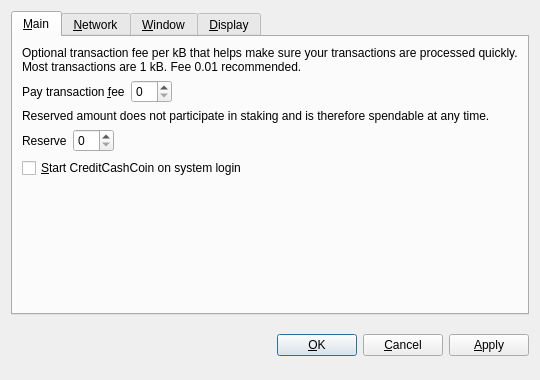
<?xml version="1.0" encoding="UTF-8"?>
<ui version="4.0">
 <class>OptionsDialog</class>
 <widget class="QDialog" name="OptionsDialog">
  <property name="geometry">
   <rect>
    <x>0</x>
    <y>0</y>
    <width>540</width>
    <height>380</height>
   </rect>
  </property>
  <property name="windowTitle">
   <string>Options</string>
  </property>
  <property name="modal">
   <bool>true</bool>
  </property>
  <layout class="QVBoxLayout" name="verticalLayout">
   <item>
    <widget class="QTabWidget" name="tabWidget">
     <property name="tabPosition">
      <enum>QTabWidget::North</enum>
     </property>
     <property name="currentIndex">
      <number>0</number>
     </property>
     <widget class="QWidget" name="tabMain">
      <attribute name="title">
       <string>&amp;Main</string>
      </attribute>
      <layout class="QVBoxLayout" name="verticalLayout_Main">
       <item>
        <widget class="QLabel" name="transactionFeeInfoLabel">
         <property name="text">
          <string>Optional transaction fee per kB that helps make sure your transactions are processed quickly. Most transactions are 1 kB. Fee 0.01 recommended.</string>
         </property>
         <property name="textFormat">
          <enum>Qt::PlainText</enum>
         </property>
         <property name="wordWrap">
          <bool>true</bool>
         </property>
        </widget>
       </item>
       <item>
        <layout class="QHBoxLayout" name="horizontalLayoutFee">
         <item>
          <widget class="QLabel" name="transactionFeeLabel">
           <property name="text">
            <string>Pay transaction &amp;fee</string>
           </property>
           <property name="textFormat">
            <enum>Qt::PlainText</enum>
           </property>
           <property name="buddy">
            <cstring>transactionFee</cstring>
           </property>
          </widget>
         </item>
         <item>
          <widget class="BitcoinAmountField" name="transactionFee"/>
         </item>
         <item>
          <spacer name="horizontalSpacerFee">
           <property name="orientation">
            <enum>Qt::Horizontal</enum>
           </property>
           <property name="sizeHint" stdset="0">
            <size>
             <width>40</width>
             <height>20</height>
            </size>
           </property>
          </spacer>
         </item>
        </layout>
       </item>
       <item>
        <widget class="QLabel" name="reserveBalanceInfoLabel">
         <property name="text">
          <string>Reserved amount does not participate in staking and is therefore spendable at any time.</string>
         </property>
         <property name="textFormat">
          <enum>Qt::PlainText</enum>
         </property>
         <property name="wordWrap">
          <bool>true</bool>
         </property>
        </widget>
       </item>
       <item>
        <layout class="QHBoxLayout" name="horizontalLayoutReserveBalance">
         <item>
          <widget class="QLabel" name="reserveBalanceLabel">
           <property name="text">
            <string>Reserve</string>
           </property>
           <property name="textFormat">
            <enum>Qt::PlainText</enum>
           </property>
           <property name="buddy">
            <cstring>reserveBalance</cstring>
           </property>
          </widget>
         </item>
         <item>
          <widget class="BitcoinAmountField" name="reserveBalance"/>
         </item>
         <item>
          <spacer name="horizontalSpacerReserveBalance">
           <property name="orientation">
            <enum>Qt::Horizontal</enum>
           </property>
           <property name="sizeHint" stdset="0">
            <size>
             <width>40</width>
             <height>20</height>
            </size>
           </property>
          </spacer>
         </item>
        </layout>
       </item>
       <item>
        <widget class="QCheckBox" name="bitcoinAtStartup">
         <property name="toolTip">
          <string>Automatically start CreditCashCoin after logging in to the system.</string>
         </property>
         <property name="text">
          <string>&amp;Start CreditCashCoin on system login</string>
         </property>
        </widget>
       </item>
       <item>
        <spacer name="verticalSpacer_Main">
         <property name="orientation">
          <enum>Qt::Vertical</enum>
         </property>
         <property name="sizeHint" stdset="0">
          <size>
           <width>20</width>
           <height>40</height>
          </size>
         </property>
        </spacer>
       </item>
      </layout>
     </widget>
     <widget class="QWidget" name="tabNetwork">
      <attribute name="title">
       <string>&amp;Network</string>
      </attribute>
      <layout class="QVBoxLayout" name="verticalLayout_Network">
       <item>
        <widget class="QCheckBox" name="mapPortUpnp">
         <property name="toolTip">
          <string>Automatically open the CreditCashCoin client port on the router. This only works when your router supports UPnP and it is enabled.</string>
         </property>
         <property name="text">
          <string>Map port using &amp;UPnP</string>
         </property>
        </widget>
       </item>
       <item>
        <widget class="QCheckBox" name="connectSocks">
         <property name="toolTip">
          <string>Connect to the CreditCashCoin network through a SOCKS proxy (e.g. when connecting through Tor).</string>
         </property>
         <property name="text">
          <string>&amp;Connect through SOCKS proxy:</string>
         </property>
        </widget>
       </item>
       <item>
        <layout class="QHBoxLayout" name="horizontalLayout_Network">
         <item>
          <widget class="QLabel" name="proxyIpLabel">
           <property name="text">
            <string>Proxy &amp;IP:</string>
           </property>
           <property name="textFormat">
            <enum>Qt::PlainText</enum>
           </property>
           <property name="buddy">
            <cstring>proxyIp</cstring>
           </property>
          </widget>
         </item>
         <item>
          <widget class="QValidatedLineEdit" name="proxyIp">
           <property name="maximumSize">
            <size>
             <width>140</width>
             <height>16777215</height>
            </size>
           </property>
           <property name="toolTip">
            <string>IP address of the proxy (e.g. 127.0.0.1)</string>
           </property>
          </widget>
         </item>
         <item>
          <widget class="QLabel" name="proxyPortLabel">
           <property name="text">
            <string>&amp;Port:</string>
           </property>
           <property name="textFormat">
            <enum>Qt::PlainText</enum>
           </property>
           <property name="buddy">
            <cstring>proxyPort</cstring>
           </property>
          </widget>
         </item>
         <item>
          <widget class="QLineEdit" name="proxyPort">
           <property name="maximumSize">
            <size>
             <width>55</width>
             <height>16777215</height>
            </size>
           </property>
           <property name="toolTip">
            <string>Port of the proxy (e.g. 9050)</string>
           </property>
          </widget>
         </item>
         <item>
          <widget class="QLabel" name="socksVersionLabel">
           <property name="text">
            <string>SOCKS &amp;Version:</string>
           </property>
           <property name="textFormat">
            <enum>Qt::PlainText</enum>
           </property>
           <property name="buddy">
            <cstring>socksVersion</cstring>
           </property>
          </widget>
         </item>
         <item>
          <widget class="QValueComboBox" name="socksVersion">
           <property name="toolTip">
            <string>SOCKS version of the proxy (e.g. 5)</string>
           </property>
          </widget>
         </item>
         <item>
          <spacer name="horizontalSpacer_Network">
           <property name="orientation">
            <enum>Qt::Horizontal</enum>
           </property>
           <property name="sizeHint" stdset="0">
            <size>
             <width>40</width>
             <height>20</height>
            </size>
           </property>
          </spacer>
         </item>
        </layout>
       </item>
       <item>
        <spacer name="verticalSpacer_Network">
         <property name="orientation">
          <enum>Qt::Vertical</enum>
         </property>
         <property name="sizeHint" stdset="0">
          <size>
           <width>20</width>
           <height>40</height>
          </size>
         </property>
        </spacer>
       </item>
      </layout>
     </widget>
     <widget class="QWidget" name="tabWindow">
      <attribute name="title">
       <string>&amp;Window</string>
      </attribute>
      <layout class="QVBoxLayout" name="verticalLayout_Window">
       <item>
        <widget class="QCheckBox" name="minimizeToTray">
         <property name="toolTip">
          <string>Show only a tray icon after minimizing the window.</string>
         </property>
         <property name="text">
          <string>&amp;Minimize to the tray instead of the taskbar</string>
         </property>
        </widget>
       </item>
       <item>
        <widget class="QCheckBox" name="minimizeOnClose">
         <property name="toolTip">
          <string>Minimize instead of exit the application when the window is closed. When this option is enabled, the application will be closed only after selecting Quit in the menu.</string>
         </property>
         <property name="text">
          <string>M&amp;inimize on close</string>
         </property>
        </widget>
       </item>
       <item>
        <spacer name="verticalSpacer_Window">
         <property name="orientation">
          <enum>Qt::Vertical</enum>
         </property>
         <property name="sizeHint" stdset="0">
          <size>
           <width>20</width>
           <height>40</height>
          </size>
         </property>
        </spacer>
       </item>
      </layout>
     </widget>
     <widget class="QWidget" name="tabDisplay">
      <attribute name="title">
       <string>&amp;Display</string>
      </attribute>
      <layout class="QVBoxLayout" name="verticalLayout_Display">
       <item>
        <layout class="QHBoxLayout" name="horizontalLayout_1_Display">
         <item>
          <widget class="QLabel" name="langLabel">
           <property name="text">
            <string>User Interface &amp;language:</string>
           </property>
           <property name="textFormat">
            <enum>Qt::PlainText</enum>
           </property>
           <property name="buddy">
            <cstring>lang</cstring>
           </property>
          </widget>
         </item>
         <item>
          <widget class="QValueComboBox" name="lang">
           <property name="toolTip">
            <string>The user interface language can be set here. This setting will take effect after restarting CreditCashCoin.</string>
           </property>
          </widget>
         </item>
        </layout>
       </item>
       <item>
        <layout class="QHBoxLayout" name="horizontalLayout_2_Display">
         <item>
          <widget class="QLabel" name="unitLabel">
           <property name="text">
            <string>&amp;Unit to show amounts in:</string>
           </property>
           <property name="textFormat">
            <enum>Qt::PlainText</enum>
           </property>
           <property name="buddy">
            <cstring>unit</cstring>
           </property>
          </widget>
         </item>
         <item>
          <widget class="QValueComboBox" name="unit">
           <property name="toolTip">
            <string>Choose the default subdivision unit to show in the interface and when sending coins.</string>
           </property>
          </widget>
         </item>
        </layout>
       </item>
       <item>
        <widget class="QCheckBox" name="displayAddresses">
         <property name="toolTip">
          <string>Whether to show CreditCashCoin addresses in the transaction list or not.</string>
         </property>
         <property name="text">
          <string>&amp;Display addresses in transaction list</string>
         </property>
        </widget>
       </item>
       <item>
        <widget class="QCheckBox" name="coinControlFeatures">
         <property name="toolTip">
          <string>Whether to show coin control features or not.</string>
         </property>
         <property name="text">
          <string>Display coin &amp;control features (experts only!)</string>
         </property>
        </widget>
       </item>
       <item>
        <spacer name="verticalSpacer_Display">
         <property name="orientation">
          <enum>Qt::Vertical</enum>
         </property>
         <property name="sizeHint" stdset="0">
          <size>
           <width>20</width>
           <height>40</height>
          </size>
         </property>
        </spacer>
       </item>
      </layout>
     </widget>
    </widget>
   </item>
   <item>
    <layout class="QHBoxLayout" name="horizontalLayout_Buttons">
     <item>
      <spacer name="horizontalSpacer_1">
       <property name="orientation">
        <enum>Qt::Horizontal</enum>
       </property>
       <property name="sizeHint" stdset="0">
        <size>
         <width>40</width>
         <height>48</height>
        </size>
       </property>
      </spacer>
     </item>
     <item>
      <widget class="QLabel" name="statusLabel">
       <property name="font">
        <font>
         <weight>75</weight>
         <bold>true</bold>
        </font>
       </property>
       <property name="text">
        <string/>
       </property>
       <property name="textFormat">
        <enum>Qt::PlainText</enum>
       </property>
       <property name="wordWrap">
        <bool>true</bool>
       </property>
      </widget>
     </item>
     <item>
      <spacer name="horizontalSpacer_2">
       <property name="orientation">
        <enum>Qt::Horizontal</enum>
       </property>
       <property name="sizeHint" stdset="0">
        <size>
         <width>40</width>
         <height>48</height>
        </size>
       </property>
      </spacer>
     </item>
     <item>
      <widget class="QPushButton" name="okButton">
       <property name="text">
        <string>&amp;OK</string>
       </property>
      </widget>
     </item>
     <item>
      <widget class="QPushButton" name="cancelButton">
       <property name="text">
        <string>&amp;Cancel</string>
       </property>
       <property name="autoDefault">
        <bool>false</bool>
       </property>
      </widget>
     </item>
     <item>
      <widget class="QPushButton" name="applyButton">
       <property name="text">
        <string>&amp;Apply</string>
       </property>
       <property name="autoDefault">
        <bool>false</bool>
       </property>
      </widget>
     </item>
    </layout>
   </item>
  </layout>
 </widget>
 <customwidgets>
  <customwidget>
   <class>BitcoinAmountField</class>
   <extends>QSpinBox</extends>
   <header>bitcoinamountfield.h</header>
  </customwidget>
  <customwidget>
   <class>QValueComboBox</class>
   <extends>QComboBox</extends>
   <header>qvaluecombobox.h</header>
  </customwidget>
  <customwidget>
   <class>QValidatedLineEdit</class>
   <extends>QLineEdit</extends>
   <header>qvalidatedlineedit.h</header>
  </customwidget>
 </customwidgets>
 <resources/>
 <connections/>
</ui>
